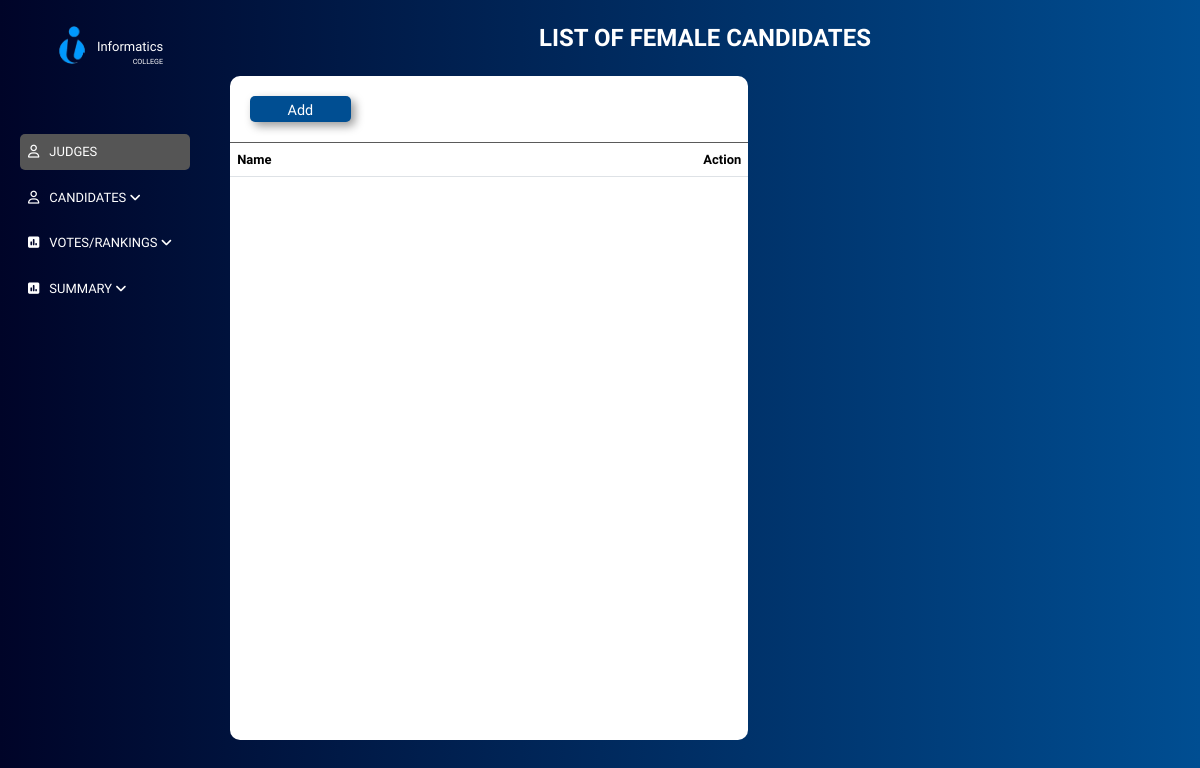
The app's page /judges.php, older data.
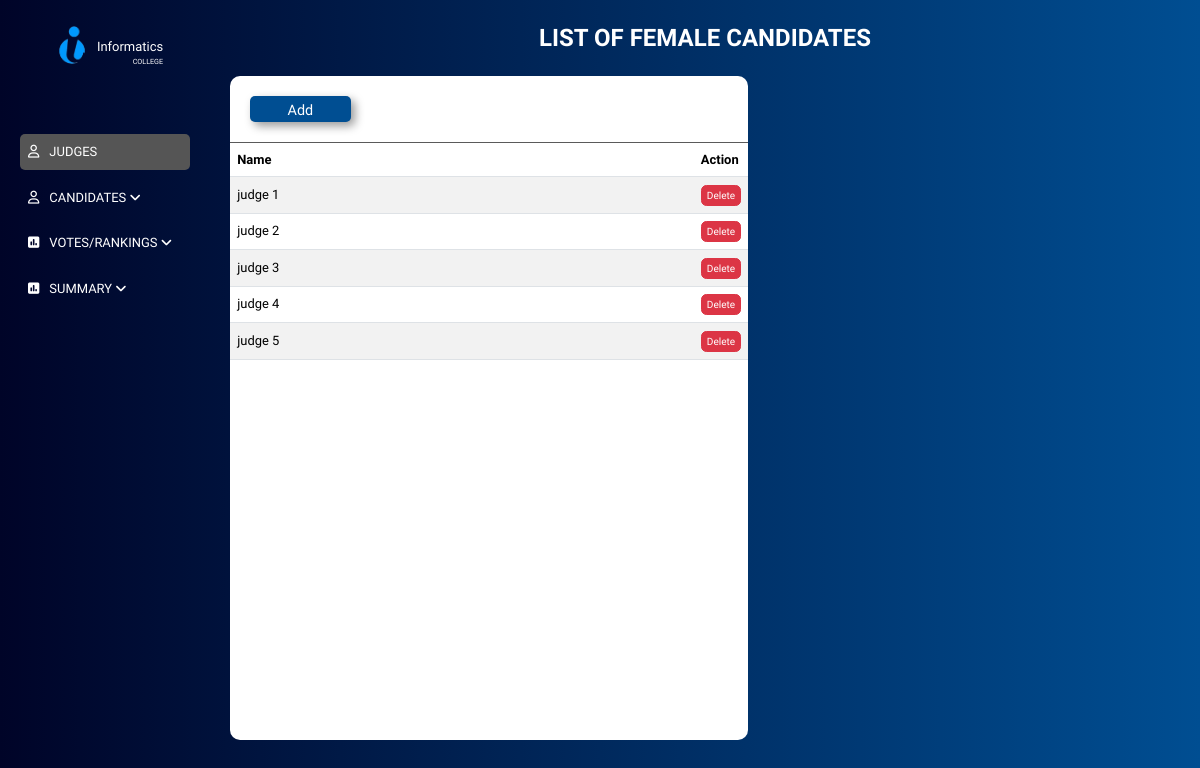
The same page, newer data.
### tables this page shows
CREATE TABLE `judges` (
  `id` int(11) NOT NULL,
  `username` varchar(50) NOT NULL,
  `occupied` tinyint(1) NOT NULL DEFAULT 0
);

### classes/database.php (called while the page is built, shortened)
<?php
class database
{
  private $servername = 'localhost';
  private $username = 'root';
  private $password = '';
  private $dbname = 'pageant_db';
  public $mysqli = '';
  public function __construct()
  {
    $this->mysqli = new mysqli($this->servername, $this->username, $this->password, $this->dbname);
  }
  public function select($table, $rows = '*', $where = array(), $operator = 'AND')
  {
    if (empty($where)) {
      $sql = "SELECT $rows FROM $table";
      return $this->mysqli->query($sql);
    }
    $args = array();
    $sql = "SELECT $rows FROM $table WHERE " . implode(" $operator ", $args);
    return $this->mysqli->query($sql);
  }
}

### judges.php (the view, shortened to what this page needs)
<?php
include "classes/database.php";
$admin = new database();
?>
<!DOCTYPE html>
<html lang="en">
<head>
    <link rel="stylesheet" href="style.css?<?php echo time(); ?>">
    <link href="https://cdn.jsdelivr.net/npm/bootstrap@5.3.2/dist/css/bootstrap.min.css" rel="stylesheet">
</head>
<body>
    <div id="sidebar">
        <div class="upper-logo">
            <figure class="logo">
                <img src="images/infor.png" alt="logo">
            </figure>
            <div class="name">
                <div class="informatics">Informatics</div>
                <div class="college">COLLEGE</div>
            </div>
        </div>
        <div class="nav-links">
        <a style="background-color: #555;" href="judges.php"><i class="fa-regular fa-user"></i>Judges</a>
            <div class="dropdown">
                <a onclick="myFunction()" class="dropbtn"><i class="fa-regular fa-user"></i>Candidates <i class="fa-solid fa-angle-down"></i></a>
            </div>
            <div class="dropdown">
                <a onclick="myFunction2()" class="dropbtn"><i class="fa-solid fa-square-poll-vertical"></i>votes/rankings <i class="fa-solid fa-angle-down"></i></a>
            </div>
            <div class="dropdown">
                <a onclick="myFunction3()" class="dropbtn"><i class="fa-solid fa-square-poll-vertical"></i>Summary <i class="fa-solid fa-angle-down"></i></a>
            </div>
        </div>
    </div>
    <div id="main">
        <div id="title">list of female candidates</div>
        <div class="box" style="max-width: 36rem;">
          <button id="myBtn" class="add-candidate-button">
            Add
          </button>
          <table class="table table-striped" style="border-top: 1px solid rgb(90, 90, 90)">
            <thead>
              <tr>
                <th>Name</th>
                <th style="width: 2rem;">Action</th>
              </tr>
            </thead>
            <tbody>
                <?php
                    $judges = $admin->select('judges', '*');
                    while ($row = mysqli_fetch_assoc($judges)) {
                ?>
                <tr>
                    <td><?php echo $row['username']; ?></td>
                    <td>
                      <button type="button" class="btn btn-danger" style="font-size: .7rem; padding: 2px 5px" data-bs-toggle="modal" data-bs-target="#exampleModal<?php echo $row['id']; ?>">
                        Delete
                      </button>
                    </td>
                </tr>
                <?php } ?>
            </tbody>
          </table>
        </div>
    </div>
</body>
</html>

### style.css (style rules this page uses)
* { padding: 0; margin: 0; box-sizing: border-box; font-family: var(--Michroma-Font); font-size: .9rem; }
:root { --Michroma-Font: "Michroma", sans-serif; --White: #ffffff; --Black: #1d1c1b; --NavyBlue: #004e92; --LightBlue: #3498db; --DarkGrey: #555; }
body { font-family: var(--Michroma-Font); margin: 0; padding: 0; display: flex; max-width: 100vw; background: linear-gradient(90deg, #000428 0%, #004e92 100%); }
.upper-logo { display: flex; justify-content: center; margin: 20px 20px 50px; }
.college { font-size: 0.5rem; text-align: end; }
.name { color: var(--White); font-size: 1.5rem; display: flex; justify-content: center; align-items: flex-end; flex-direction: column; }
.upper-logo img { width: 50px; }
.nav-links { font-size: 0.7em; text-transform: uppercase; margin-left: 20px; margin-right: 20px; }
.nav-links i { margin-right: 10px; }
#main { flex: 1; padding: 20px; }
#title { font-size: 24px; font-weight: bold; margin-bottom: 20px; color: var(--White); text-align: center; }
#sidebar a { display: block; color: var(--White); text-decoration: none; text-align: left; margin-bottom: 10px; padding: 8px; border-radius: 5px; transition: background-color 0.3s; }
#title { text-transform: uppercase; }
.box { background: var(--White); display: flex; border-radius: 10px; flex-direction: column; min-height: 83vh; overflow-y: auto; }
.dropbtn { cursor: pointer; border-radius: 9px !important; }
.dropdown { position: relative; }
.add-candidate-button { font-size: 1rem; padding: 4px 4px 0px; background-color: var(--NavyBlue); color: var(--White); border: none; border-radius: 5px; cursor: pointer; margin: 20px; width: 7rem; box-shadow: 4px 4px 10px 0px rgba(0, 0, 0, 0.4); }
a { user-select: none; }

Row changes from the older to the newer data that the page shows:
added judges: username "judge 1"
added judges: username "judge 2"
added judges: username "judge 3"
added judges: username "judge 4"
added judges: username "judge 5"
